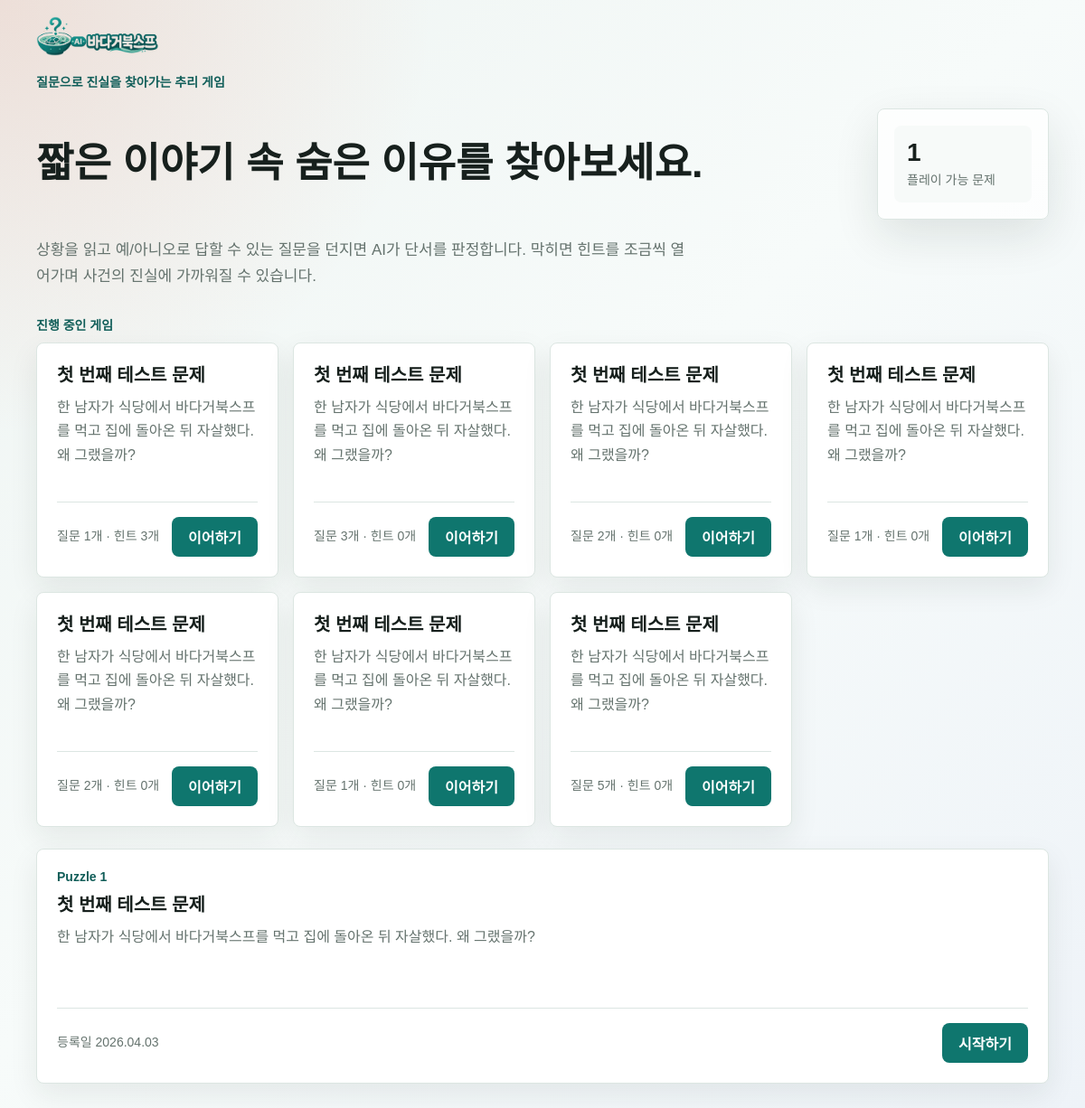
Before: / (signed in) with the older database file.
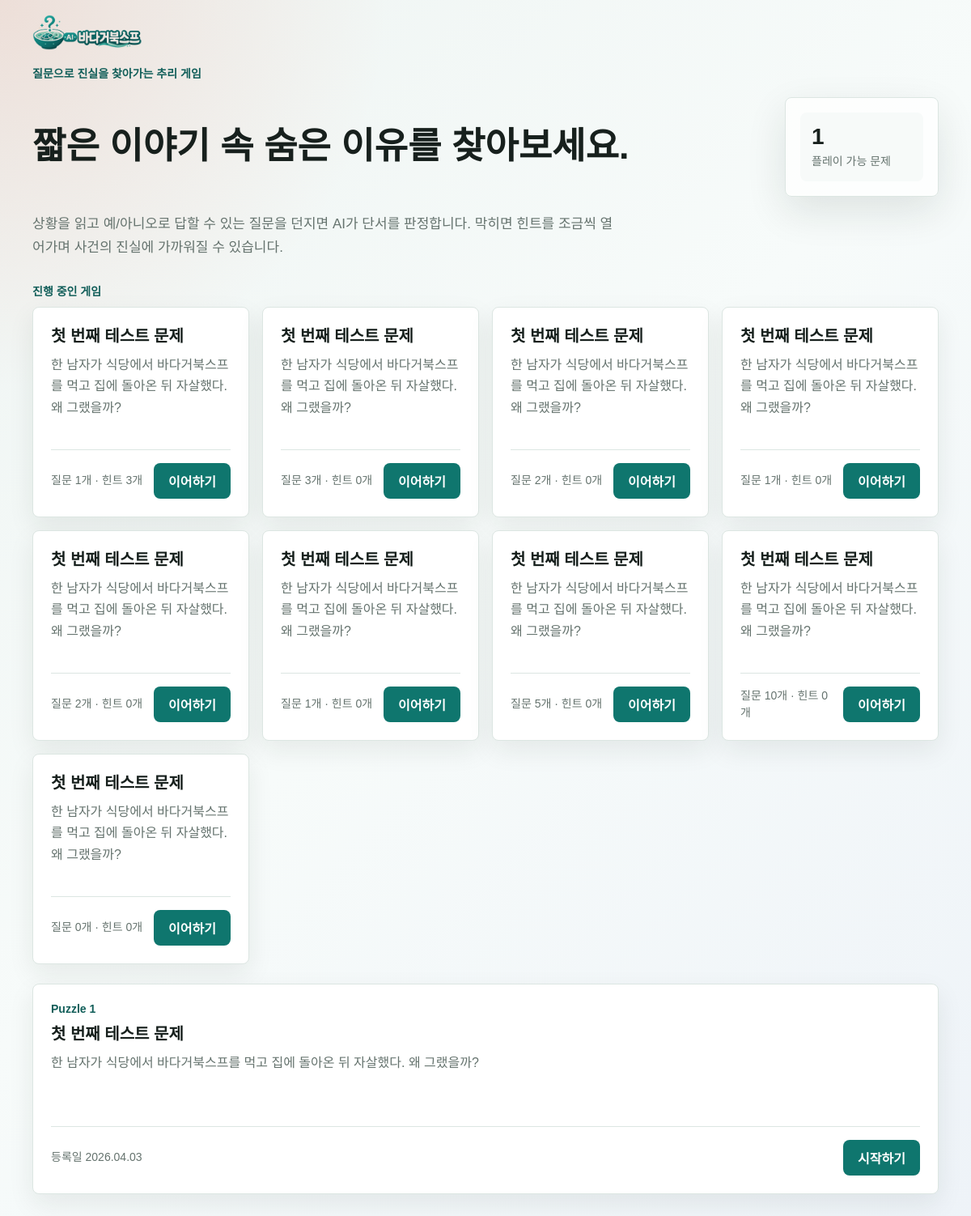
After: the same page with the newer database file.
### game/models.py (models this page shows, shortened)
class GameSession(models.Model):
    SCORE_START = 1000
    SCORE_PER_QUESTION = 20
    SCORE_PER_HINT = 150
    STATUS_PLAYING = "playing"
    STATUS_CLEARED = "cleared"
    STATUS_CHOICES = [
        (STATUS_PLAYING, "Playing"),
        (STATUS_CLEARED, "Cleared"),
    ]
    puzzle = models.ForeignKey(Puzzle, on_delete=models.CASCADE, related_name="game_sessions")
    user = models.ForeignKey(
        settings.AUTH_USER_MODEL,
        on_delete=models.SET_NULL,
        null=True,
        blank=True,
        related_name="game_sessions",
    )
    session_key = models.CharField(max_length=40, blank=True)
    hint_used_count = models.PositiveSmallIntegerField(default=0)
    status = models.CharField(max_length=20, choices=STATUS_CHOICES, default=STATUS_PLAYING)
    submitted_answer = models.TextField(blank=True)
    cleared_at = models.DateTimeField(null=True, blank=True)
    created_at = models.DateTimeField(auto_now_add=True)
    class Meta:
        ordering = ["-created_at"]

class Puzzle(models.Model):
    title = models.CharField(max_length=100)
    scenario = models.TextField()
    answer_text = models.TextField()
    answer_checkpoints = models.TextField(
        blank=True,
        help_text="정답으로 인정하기 위해 포함되어야 하는 핵심 조건을 줄마다 하나씩 입력하세요.",
    )
    question_yes_facts = models.TextField(
        blank=True,
        help_text="'맞습니다'로 답해야 하는 사실을 줄마다 하나씩 입력하세요.",
    )
    question_no_facts = models.TextField(
        blank=True,
        help_text="'아닙니다'로 답해야 하는 사실을 줄마다 하나씩 입력하세요.",
    )
    question_irrelevant_facts = models.TextField(
        blank=True,
        help_text="'관계없습니다'로 답해야 하는 주변 정보를 줄마다 하나씩 입력하세요.",
    )
    question_ambiguous_examples = models.TextField(
        blank=True,
        help_text="'질문이 모호합니다'로 답해야 하는 예시를 줄마다 하나씩 입력하세요.",
    )
    hint1 = models.CharField(max_length=255, blank=True)
    hint2 = models.CharField(max_length=255, blank=True)
    hint3 = models.CharField(max_length=255, blank=True)
    is_active = models.BooleanField(default=True)
    created_at = models.DateTimeField(auto_now_add=True)
    updated_at = models.DateTimeField(auto_now=True)
    class Meta:
        ordering = ["created_at"]

### game/views.py (the view)
# urls.py: path("", home, name="home"),
def home(request):
    puzzles = Puzzle.objects.filter(is_active=True)
    active_games = []
    if request.user.is_authenticated:
        active_games = GameSession.objects.filter(
            user=request.user,
            status=GameSession.STATUS_PLAYING,
            puzzle__is_active=True,
        ).select_related("puzzle").annotate(question_count_value=Count("question_logs"))
    elif request.session.session_key:
        active_games = GameSession.objects.filter(
            session_key=request.session.session_key,
            status=GameSession.STATUS_PLAYING,
            puzzle__is_active=True,
        ).select_related("puzzle").annotate(question_count_value=Count("question_logs"))
    return render(request, "game/home.html", {"puzzles": puzzles, "active_games": active_games})

### templates/game/home.html (shortened to what this page needs)
{% extends "game/base.html" %}
{% block content %}
<header class="page-header hero">
    <p class="eyebrow">질문으로 진실을 찾아가는 추리 게임</p>
    <h1 class="hero-title">짧은 이야기 속 숨은 이유를 찾아보세요.</h1>
    <p class="lead">
        상황을 읽고 예/아니오로 답할 수 있는 질문을 던지면 AI가 단서를 판정합니다.
        막히면 힌트를 조금씩 열어가며 사건의 진실에 가까워질 수 있습니다.
    </p>
    <aside class="hero-panel" aria-label="게임 현황">
        <div class="stat-row">
            <div class="stat">
                <strong>{{ puzzles|length }}</strong>
                <span class="meta">플레이 가능 문제</span>
            </div>
        </div>
    </aside>
</header>
{% if active_games %}
    <section aria-label="진행 중인 게임" style="margin-bottom: 24px;">
        <p class="eyebrow">진행 중인 게임</p>
        <div class="puzzle-grid">
            {% for game in active_games %}
                <article class="puzzle-card">
                    <div>
                        <h2>{{ game.puzzle.title }}</h2>
                        <p class="scenario-preview">{{ game.puzzle.scenario }}</p>
                    </div>
                    <div class="card-footer">
                        <span class="meta">질문 {{ game.question_count_value }}개 · 힌트 {{ game.hint_used_count }}개</span>
                        <a class="button" href="{% url 'game:play' game.id %}">이어하기</a>
                    </div>
                </article>
            {% endfor %}
        </div>
    </section>
{% endif %}
{% if puzzles %}
    <section class="puzzle-grid" aria-label="문제 목록">
        {% for puzzle in puzzles %}
            <article class="puzzle-card">
                <div>
                    <p class="eyebrow">Puzzle {{ forloop.counter }}</p>
                    <h2>{{ puzzle.title }}</h2>
                    <p class="scenario-preview">{{ puzzle.scenario }}</p>
                </div>
                <div class="card-footer">
                    <span class="meta">등록일 {{ puzzle.created_at|date:"Y.m.d" }}</span>
                    <a class="button" href="{% url 'game:start_game' puzzle.id %}">시작하기</a>
                </div>
            </article>
        {% endfor %}
    </section>
{% else %}
    <div class="empty-state">
        아직 공개된 문제가 없습니다. 관리자 화면에서 활성화된 퍼즐을 추가하면 이곳에 표시됩니다.
    </div>
{% endif %}
{% endblock %}

### templates/game/base.html (shortened to what this page needs)
{% load static %}
<!DOCTYPE html>
<html lang="ko">
<head>
</head>
<body>
    <main class="app-shell">
        <nav class="topbar" aria-label="상단 메뉴">
            <a class="brand" href="{% url 'game:home' %}">
                <img class="brand-logo" src="{% static 'game/img/game-logo-transparent.png' %}" alt="AI 바다거북스프">
            </a>
        </nav>
        {% block content %}{% endblock %}
    </main>
</body>
</html>

### templates/game/base.html (style rules this page uses)
:root { --bg: #eef4f2; --surface: #ffffff; --surface-soft: #f7faf9; --ink: #17201d; --muted: #65736e; --line: #dce6e2; --primary: #0f766e; --primary-dark: #115e59; --accent: #e76f51; --accent-soft: #fff0ea; --yes: #0f766e; --no: #b42318; --maybe: #7c3aed; --irrelevant: #536471; --shadow: 0 18px 50px rgba(21, 35, 31, 0.11); }
* { box-sizing: border-box; }
body { margin: 0; min-height: 100vh; background: radial-gradient(circle at top left, rgba(231, 111, 81, 0.16), transparent 30rem), linear-gradient(135deg, #eef4f2 0%, #f7fbfa 48%, #eef3f8 100%); color: var(--ink); font-family: Arial, "Noto Sans KR", sans-serif; letter-spacing: 0; }
a { color: inherit; }
.app-shell { width: min(1120px, calc(100% - 32px)); margin: 0 auto; padding: 18px 0 28px; }
.topbar { display: flex; align-items: center; justify-content: space-between; gap: 16px; margin-bottom: 18px; }
.brand { display: inline-flex; align-items: center; text-decoration: none; font-weight: 800; }
.brand-logo { display: block; width: min(230px, 48vw); height: 44px; object-fit: contain; object-position: left center; }
.page-header { margin-bottom: 16px; }
.eyebrow { margin: 0 0 10px; color: var(--primary-dark); font-size: 14px; font-weight: 800; }
h1, h2, h3, p { margin-top: 0; }
h1 { margin-bottom: 12px; font-size: clamp(32px, 4vw, 52px); line-height: 1.08; }
h2 { font-size: 20px; line-height: 1.3; }
.lead { max-width: 720px; margin-bottom: 0; color: var(--muted); font-size: 17px; line-height: 1.7; }
.button { display: inline-flex; align-items: center; justify-content: center; min-height: 44px; padding: 0 18px; border: 0; border-radius: 8px; background: var(--primary); color: #ffffff; font: inherit; font-weight: 800; text-decoration: none; cursor: pointer; white-space: nowrap; }
.meta { color: var(--muted); font-size: 14px; line-height: 1.5; }

### templates/game/home.html (style rules this page uses)
.hero { display: grid; grid-template-columns: minmax(0, 1fr) auto; grid-template-areas: "eyebrow eyebrow" "title panel" "lead lead"; gap: 20px 28px; align-items: center; margin-bottom: 28px; }
.hero .eyebrow { grid-area: eyebrow; margin-bottom: 0; }
.hero-title { grid-area: title; margin-bottom: 0; white-space: nowrap; font-size: clamp(18px, 3.75vw, 56px); line-height: 1.12; }
.hero .lead { grid-area: lead; }
.hero-panel { grid-area: panel; width: 190px; padding: 18px; border: 1px solid var(--line); border-radius: 8px; background: rgba(255, 255, 255, 0.76); box-shadow: var(--shadow); }
.stat-row { display: grid; grid-template-columns: 1fr; }
.stat { padding: 14px; border-radius: 8px; background: var(--surface-soft); }
.stat strong { display: block; margin-bottom: 4px; font-size: 28px; }
.puzzle-grid { display: grid; grid-template-columns: repeat(auto-fit, minmax(260px, 1fr)); gap: 16px; }
.puzzle-card { display: flex; min-height: 260px; flex-direction: column; justify-content: space-between; gap: 20px; padding: 22px; border: 1px solid var(--line); border-radius: 8px; background: var(--surface); box-shadow: 0 12px 32px rgba(21, 35, 31, 0.08); }
.puzzle-card h2 { margin-bottom: 10px; }
.scenario-preview { display: -webkit-box; overflow: hidden; color: var(--muted); line-height: 1.65; -webkit-box-orient: vertical; -webkit-line-clamp: 4; }
.card-footer { display: flex; align-items: center; justify-content: space-between; gap: 12px; padding-top: 16px; border-top: 1px solid var(--line); }

Changed rows visible on the page:
added GameSession: puzzle "첫 번째 테스트 문제", puzzle.scenario "한 남자가 식당에서 바다거북스프를 먹고 집에 돌아온 뒤 자살했다. 왜 그랬을까?", question_count_value "10", hint_used_count "0"
added GameSession: puzzle "첫 번째 테스트 문제", puzzle.scenario "한 남자가 식당에서 바다거북스프를 먹고 집에 돌아온 뒤 자살했다. 왜 그랬을까?", question_count_value "0", hint_used_count "0"
